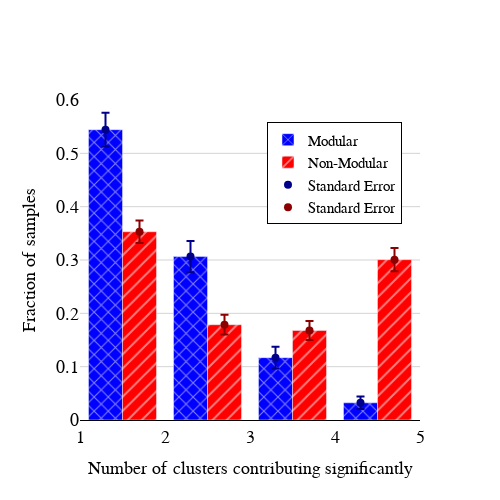

Here is the notebook cell this chart was saved with:
### Code cell
# histogram of the sum of the filtered lists
fig = go.Figure()
# fig.add_trace(go.Histogram(x=sums_model_modular, histnorm='probability', name='modular', marker_color='blue'))
# fig.add_trace(go.Histogram(x=sums_model_non_modular, histnorm='probability', name='non-modular', marker_color='red'))


# Add histogram bars
fig.add_trace(go.Bar(x=(bin_edges_modular[:-1] + bin_edges_modular[1:]) / 2, y=hist_modular, name='Modular', marker=dict(color='blue', pattern=dict(shape="x")), width=0.4))
fig.add_trace(go.Bar(x=(bin_edges_non_modular[:-1] + bin_edges_non_modular[1:]) / 2, y=hist_non_modular, name='Non-Modular', marker=dict(color='red', pattern=dict(shape="/")), width=0.4))

# Add error bars
fig.add_trace(go.Scatter(x=(bin_edges_modular[:-1] + bin_edges_modular[1:] - 0.4) / 2, y=hist_modular, mode='markers', error_y=dict(
        type='data', array=stderr_modular, visible=True), marker=dict(color='darkblue', size=8), name='Standard Error'))
fig.add_trace(go.Scatter(x=(bin_edges_non_modular[:-1] + bin_edges_non_modular[1:] + 0.4) / 2, y=hist_non_modular, mode='markers', error_y=dict(
        type='data', array=stderr_non_modular, visible=True), marker=dict(color='darkred', size=8), name='Standard Error'))

fig.update_layout(title="", xaxis_title="Number of clusters contributing significantly", yaxis_title="Fraction of samples")

fig.update_layout({'plot_bgcolor': 'rgba(255, 255, 255, 1)',})
# show fine grid lines on both axes on both subplotsß
# fig.update_xaxes(showgrid=True, gridwidth=1, gridcolor='LightGray')
fig.update_yaxes(showgrid=True, gridwidth=1, gridcolor='LightGray')

# legend inside the plot in a box
fig.update_layout(legend=dict(x=0.55, y=0.93, traceorder="normal", bgcolor="white", bordercolor="black", borderwidth=1))

# width and height
fig.update_layout(width=500, height=500)

# make y axis start from 0
fig.update_yaxes(range=[0, 0.6])

# # ticks on both axes
# fig.update_xaxes(tickmode='linear', tick0=0, dtick=500)
# fig.update_yaxes(tickmode='linear', tick0=0, dtick=0.2)

# everthing latex font (for research paper)
fig.update_layout(font=dict(family='serif', size=15, color='black'))
fig.update_xaxes(title_font=dict(family='serif', size=18, color='black'))
fig.update_yaxes(title_font=dict(family='serif', size=18, color='black'))
fig.update_xaxes(tickfont=dict(family='serif', size=18, color='black'))
fig.update_yaxes(tickfont=dict(family='serif', size=18, color='black'))
fig.update_xaxes(showline=True, linewidth=1, linecolor='black', mirror=False)

fig.show()

### Figure 1 — Plotly figure (JSON) as saved in the notebook; plotly's stock layout.template omitted (floating-point values rounded to 4 significant figures)
{"data": [{"marker": {"color": "blue", "pattern": {"shape": "x"}}, "name": "Modular", "type": "bar", "width": 0.4, "x": [1.5, 2.5, 3.5, 4.5], "y": [0.5444, 0.3065, 0.1169, 0.03226]}, {"marker": {"color": "red", "pattern": {"shape": "/"}}, "name": "Non-Modular", "type": "bar", "width": 0.4, "x": [1.5, 2.5, 3.5, 4.5], "y": [0.3529, 0.1786, 0.1678, 0.3007]}, {"error_y": {"array": [0.03159, 0.02929, 0.0204, 0.01164], "type": "data", "visible": true}, "marker": {"color": "darkblue", "size": 8}, "mode": "markers", "name": "Standard Error", "type": "scatter", "x": [1.3, 2.3, 3.3, 4.3], "y": [0.5444, 0.3065, 0.1169, 0.03226]}, {"error_y": {"array": [0.0213, 0.01853, 0.01771, 0.02166], "type": "data", "visible": true}, "marker": {"color": "darkred", "size": 8}, "mode": "markers", "name": "Standard Error", "type": "scatter", "x": [1.7, 2.7, 3.7, 4.7], "y": [0.3529, 0.1786, 0.1678, 0.3007]}], "layout": {"font": {"color": "black", "family": "serif", "size": 15}, "height": 500, "legend": {"bgcolor": "white", "bordercolor": "black", "borderwidth": 1, "traceorder": "normal", "x": 0.55, "y": 0.93}, "plot_bgcolor": "rgba(255, 255, 255, 1)", "title": {"text": ""}, "width": 500, "xaxis": {"linecolor": "black", "linewidth": 1, "mirror": false, "showline": true, "tickfont": {"color": "black", "family": "serif", "size": 18}, "title": {"font": {"color": "black", "family": "serif", "size": 18}, "text": "Number of clusters contributing significantly"}}, "yaxis": {"gridcolor": "LightGray", "gridwidth": 1, "range": [0, 0.6], "showgrid": true, "tickfont": {"color": "black", "family": "serif", "size": 18}, "title": {"font": {"color": "black", "family": "serif", "size": 18}, "text": "Fraction of samples"}}}}
